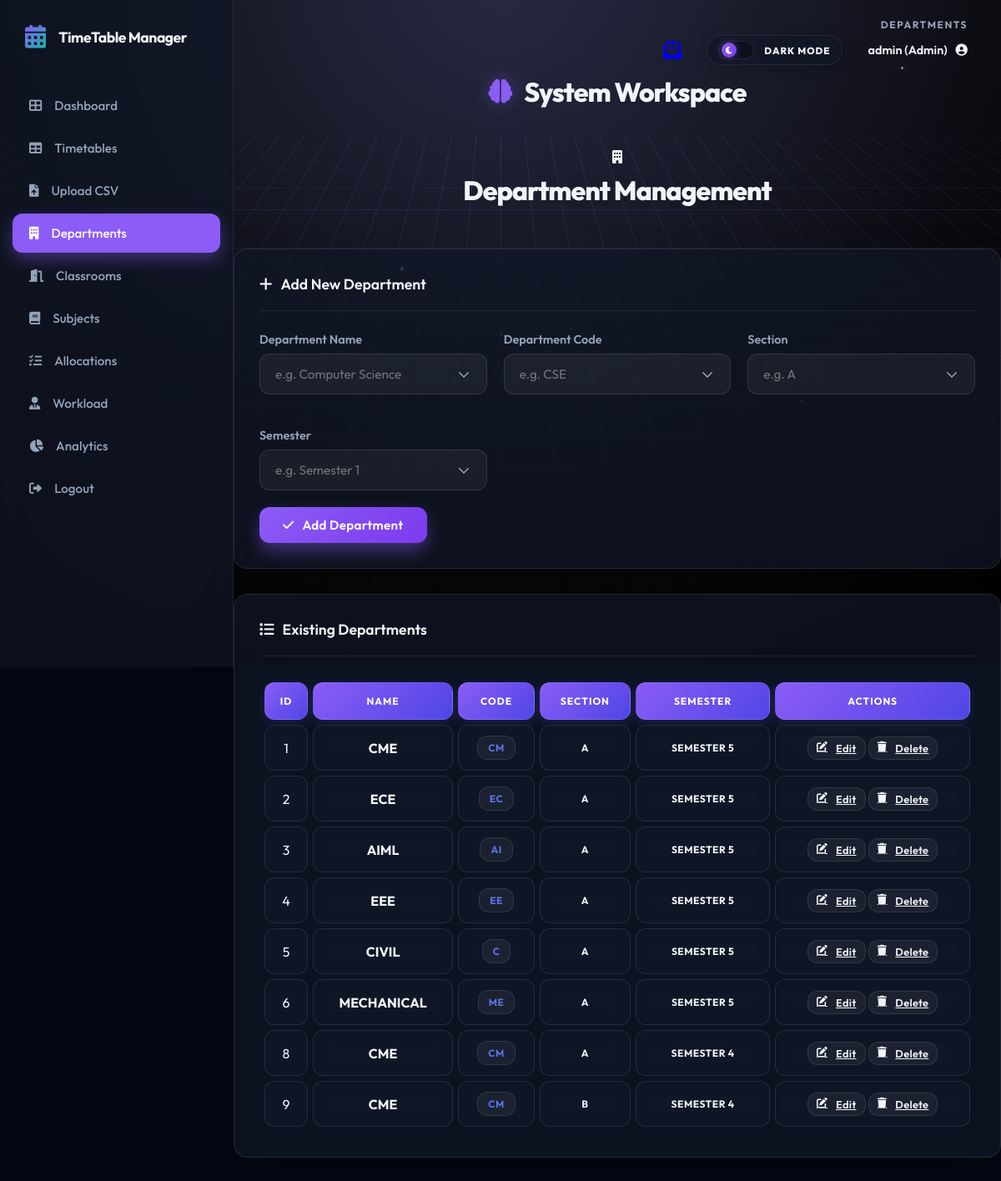
Screenshot of /departments (signed in) with the database file from the repository.
### models.py (models this page shows)
class User(db.Model, UserMixin):
    id = db.Column(db.Integer, primary_key=True)
    username = db.Column(db.String(80), unique=True, nullable=False)
    password = db.Column(db.String(120), nullable=False)
    email = db.Column(db.String(120), nullable=True)
    role = db.Column(db.String(20), nullable=False, default='student')
    dept_id = db.Column(db.Integer, db.ForeignKey('department.id'), nullable=True)
    teacher_id = db.Column(db.Integer, db.ForeignKey('teacher.id'), nullable=True)
    department = db.relationship('Department', backref='users', lazy=True)
    teacher_profile = db.relationship('Teacher', backref='user_account', uselist=False, lazy=True)

class Department(db.Model):
    id = db.Column(db.Integer, primary_key=True)
    name = db.Column(db.String(100), nullable=False)
    code = db.Column(db.String(10), nullable=False)
    section = db.Column(db.String(10), nullable=True, default='A')
    semester = db.Column(db.String(20), nullable=True, default='Semester 1')
    courses = db.relationship('Course', backref='department', lazy=True, cascade="all, delete-orphan")
    teachers = db.relationship('Teacher', backref='department', lazy=True, cascade="all, delete-orphan")
    timetable_entries = db.relationship('TimetableEntry', backref='department', lazy=True, cascade="all, delete-orphan")

### routes.py (the view, shortened to what this page needs)
@main.route('/departments', methods=['GET', 'POST'])
@login_required
def departments():
    depts = Department.query.all()
    return render_template('resources/departments.html', departments=depts)

### app.py (called while the page is built)
@login_manager.user_loader
def load_user(user_id):
    return User.query.get(int(user_id))

@app.context_processor
def inject_unread_count():
    from flask_login import current_user
    from models import Message
    if current_user.is_authenticated:
        count = Message.query.filter_by(recipient_id=current_user.id, is_read=False).count()
        return dict(unread_count=count)
    return dict(unread_count=0)

### templates/resources/departments.html
{% extends 'base.html' %}
{% block content %}
<div class="page-title-section">
    <div class="page-title">
        <i class="fas fa-building"></i>
        <h1>Department Management</h1>
    </div>
</div>
{% if current_user.role == 'admin' %}
<div class="card">
    <div class="card-header">
        <h3><i class="fas fa-plus"></i> Add New Department</h3>
    </div>
    <form method="POST">
        <div style="display: grid; grid-template-columns: repeat(auto-fit, minmax(250px, 1fr)); gap: 20px;">
            <div class="form-group">
                <label class="form-label">Department Name</label>
                <input type="text" name="name" class="form-control" required placeholder="e.g. Computer Science">
            </div>
            <div class="form-group">
                <label class="form-label">Department Code</label>
                <input type="text" name="code" class="form-control" required placeholder="e.g. CSE">
            </div>
            <div class="form-group">
                <label class="form-label">Section</label>
                <input type="text" name="section" class="form-control" placeholder="e.g. A" default="A">
            </div>
            <div class="form-group">
                <label class="form-label">Semester</label>
                <input type="text" name="semester" class="form-control" placeholder="e.g. Semester 1"
                    default="Semester 1">
            </div>
        </div>
        <button type="submit" class="btn btn-primary">
            <i class="fas fa-check"></i> Add Department
        </button>
    </form>
</div>
{% endif %}
<div class="card">
    <div class="card-header">
        <h3><i class="fas fa-list"></i> Existing Departments</h3>
    </div>
    <div class="timetable-responsive">
        <table class="timetable-table">
            <thead>
                <tr>
                    <th>ID</th>
                    <th>Name</th>
                    <th>Code</th>
                    <th>Section</th>
                    <th>Semester</th>
                    {% if current_user.role == 'admin' %}<th>Actions</th>{% endif %}
                </tr>
            </thead>
            <tbody>
                {% for dept in departments %}
                <tr>
                    <td>{{ dept.id }}</td>
                    <td><strong>{{ dept.name }}</strong></td>
                    <td><span class="badge"
                            style="background: var(--input-bg); border: 1px solid var(--border-color); color: #5e72e4; font-weight: 700;">{{
                            dept.code
                            }}</span></td>
                    <td><span class="badge badge-info">{{ dept.section }}</span></td>
                    <td><span class="badge badge-secondary">{{ dept.semester }}</span></td>
                    {% if current_user.role == 'admin' %}
                    <td>
                        <a href="{{ url_for('main.edit_department', id=dept.id) }}" class="btn btn-light"
                            style="padding: 5px 10px; font-size: 0.8rem;">
                            <i class="fas fa-edit"></i> Edit
                        </a>
                        <a href="{{ url_for('main.delete_department', id=dept.id) }}" class="btn btn-light text-danger"
                            style="padding: 5px 10px; font-size: 0.8rem;" onclick="return confirm('Are you sure?')">
                            <i class="fas fa-trash"></i> Delete
                        </a>
                    </td>
                    {% endif %}
                </tr>
                {% else %}
                <tr>
                    <td colspan="6" style="text-align: center; color: var(--text-muted); padding: 40px;">No departments
                        found.
                    </td>
                </tr>
                {% endfor %}
            </tbody>
        </table>
    </div>
</div>
{% endblock %}

### templates/base.html (shortened to what this page needs)
<!DOCTYPE html>
<html lang="en">
<head>
    <link rel="stylesheet" href="{{ url_for('static', filename='css/style.css') }}">
    <link rel="stylesheet" href="https://cdnjs.cloudflare.com/ajax/libs/font-awesome/6.0.0/css/all.min.css">
</head>
<body>
    <div class="cyber-grid-container">
        <div class="cyber-grid"></div>
        <div class="cyber-glow"></div>
        <div class="floating-particles">
            <i></i><i></i><i></i><i></i><i></i><i></i>
        </div>
    </div>
    {% set is_auth = request.endpoint in ['main.login', 'main.register', 'main.register_student',
    'main.register_teacher'] %}
    <div class="{{ 'app-wrapper' if not is_auth else '' }}">
        {% if not is_auth %}
        <aside class="sidebar" id="appSidebar">
            <div class="sidebar-header">
                <i class="fas fa-calendar-alt"></i>
                <h2>TimeTable Manager</h2>
            </div>
            <ul class="sidebar-nav">
                <li class="nav-item {% if request.endpoint == 'main.dashboard' %}active{% endif %}">
                    <a href="{{ url_for('main.dashboard') }}" class="nav-link">
                        <i class="fas fa-th-large"></i> Dashboard
                    </a>
                </li>
                <li class="nav-item {% if request.endpoint == 'main.timetable' %}active{% endif %}">
                    <a href="{{ url_for('main.timetable') }}" class="nav-link">
                        <i class="fas fa-table"></i> Timetables
                    </a>
                </li>
                {% if current_user.is_authenticated and current_user.role == 'admin' %}
                <li class="nav-item {% if request.endpoint == 'main.upload_csv' %}active{% endif %}">
                    <a href="{{ url_for('main.upload_csv') }}" class="nav-link">
                        <i class="fas fa-file-upload"></i> Upload CSV
                    </a>
                </li>
                {% endif %}
                <li class="nav-item {% if request.endpoint == 'main.departments' %}active{% endif %}">
                    <a href="{{ url_for('main.departments') }}" class="nav-link">
                        <i class="fas fa-building"></i> Departments
                    </a>
                </li>
                <li class="nav-item {% if request.endpoint == 'main.classrooms' %}active{% endif %}">
                    <a href="{{ url_for('main.classrooms') }}" class="nav-link">
                        <i class="fas fa-door-open"></i> Classrooms
                    </a>
                </li>
                <li class="nav-item {% if request.endpoint == 'main.courses' %}active{% endif %}">
                    <a href="{{ url_for('main.courses') }}" class="nav-link">
                        <i class="fas fa-book"></i> Subjects
                    </a>
                </li>
                {% if current_user.is_authenticated and current_user.role == 'admin' %}
                <li class="nav-item {% if request.endpoint == 'main.allocations' %}active{% endif %}">
                    <a href="{{ url_for('main.allocations') }}" class="nav-link">
                        <i class="fas fa-tasks"></i> Allocations
                    </a>
                </li>
                {% endif %}
                <li class="nav-item">
                    <a href="{{ url_for('main.teachers') }}" class="nav-link">
                        <i class="fas fa-user-tie"></i> Workload
                    </a>
                </li>
                <li class="nav-item {% if request.endpoint == 'main.reports' %}active{% endif %}">
                    <a href="{{ url_for('main.reports') }}" class="nav-link">
                        <i class="fas fa-chart-pie"></i> Analytics
                    </a>
                </li>
                {% if current_user.is_authenticated %}
                <li class="nav-item">
                    <a href="{{ url_for('main.logout') }}" class="nav-link">
                        <i class="fas fa-sign-out-alt"></i> Logout
                    </a>
                </li>
                {% else %}
                <li class="nav-item">
                    <a href="{{ url_for('main.login') }}" class="nav-link">
                        <i class="fas fa-sign-in-alt"></i> Login
                    </a>
                </li>
                {% endif %}
            </ul>
        </aside>
        {% endif %}
        <main class="{{ 'main-area' if not is_auth else '' }}">
            {% if not is_auth %}
            <div class="top-header">
                <div class="header-meta-group">
                    <div class="breadcrumb-mini">{{ request.endpoint.split('.')[-1].replace('_', ' ') }}</div>
                    <div class="user-controls">
                        {% if current_user.is_authenticated %}
                        <a href="{{ url_for('main.mailbox') }}" class="icon-btn nav-mailbox-link" title="Mailbox"
                            style="margin-right: 15px; position: relative;">
                            <i class="fas fa-envelope-open-text nav-mailbox-icon"></i>
                        </a>
                        <div class="mode-switcher" id="themeToggle" title="Switch Interface Mode">
                            <div class="mode-track">
                                <div class="mode-thumb">
                                    <i class="fas fa-moon moon-icon"></i>
                                </div>
                            </div>
                            <span class="mode-label">Dark Mode</span>
                        </div>
                        <div class="user-dropdown">
                            <a href="{{ url_for('main.profile') }}" class="user-profile" id="userProfileToggle"
                                style="text-decoration: none; color: inherit; cursor: pointer;">
                                <span>{{ current_user.username }} ({{ current_user.role|capitalize }})</span>
                                <i class="fas fa-user-circle"></i>
                            </a>
                        </div>
                        {% else %}
                        <div class="user-profile">
                            <span>Guest</span>
                            <i class="fas fa-user-circle"></i>
                        </div>
                        {% endif %}
                    </div>
                </div>
            </div>
            <div class="page-title-section">
                <div class="page-title">
                    <h1>
                        {% block icon %}<i class="fas fa-brain"></i>{% endblock %}
                        {% block title %}System Workspace{% endblock %}
                    </h1>
                </div>
            </div>
            {% endif %}
            {% block content %}{% endblock %}
    </div>
</body>
</html>

### rows the page displays
User: username "admin", role "Admin"
Department: id "1", name "CME", code "CM", section "A", semester "SEMESTER 5"
Department: id "2", name "ECE", code "EC", section "A", semester "SEMESTER 5"
Department: id "3", name "AIML", code "AI", section "A", semester "SEMESTER 5"
Department: id "4", name "EEE", code "EE", section "A", semester "SEMESTER 5"
Department: id "5", name "CIVIL", code "C", section "A", semester "SEMESTER 5"
Department: id "6", name "MECHANICAL", code "ME", section "A", semester "SEMESTER 5"
Department: id "8", name "CME", code "CM", section "A", semester "SEMESTER 4"
Department: id "9", name "CME", code "CM", section "B", semester "SEMESTER 4"

### other values shown
{{ request.endpoint.split('.')[-1].replace('_', ' ') }} "DEPARTMENTS"
